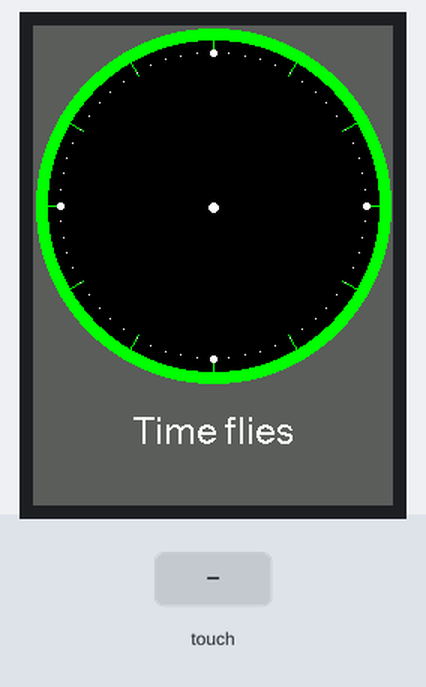
The program below on a simulated ESP32. On the bench: 240×320 colour display. Inputs (shaded band) come from the test bench. What the program prints to the serial monitor is not drawn.

Above: at 0.4 s.
At 1.9 s:
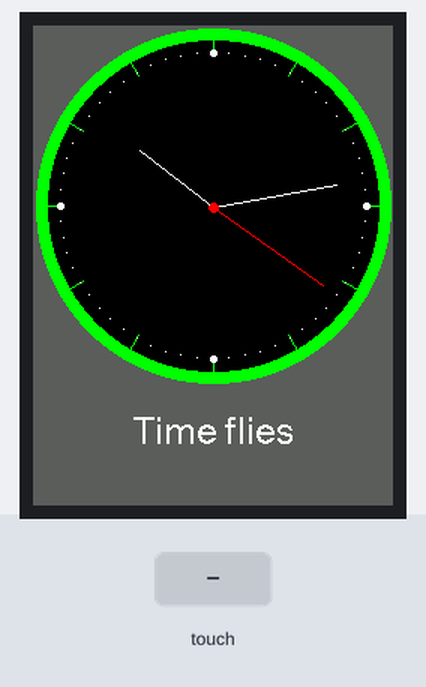
2.0 s: touch panel pressed at 13 % / 10 % of its raw x / y range
At 2.7 s:
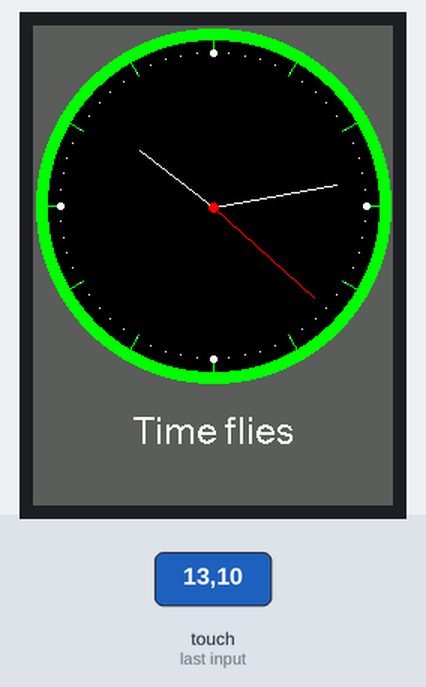
Timing chart, 0 to 5.0 s (numbered marks = the images above; inputs shaded):
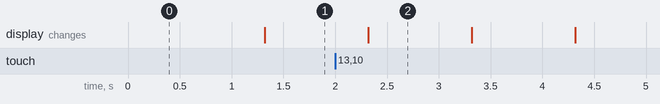

The program:

main.cpp
```cpp
/*
 An example analogue clock using a TFT LCD screen to show the time
 use of some of the drawing commands with the library.
 For a more accurate clock, it would be better to use the RTClib library.
 But this is just a demo.

 This sketch uses font 4 only.
 Make sure all the display driver and pin connections are correct by
 editing the User_Setup.h file in the TFT_eSPI library folder.
 #########################################################################
 ###### DON'T FORGET TO UPDATE THE User_Setup.h FILE IN THE LIBRARY ######
 #########################################################################

 Based on a sketch by Gilchrist 6/2/2014 1.0
 */

#include <SPI.h>
#include <TFT_eSPI.h> // Hardware-specific library
#include <TouchScreen.h>

#define MINPRESSURE 10
#define MAXPRESSURE 40000

#define TFT_GREY 0x5AEB

TFT_eSPI tft = TFT_eSPI();       // Invoke custom library

float sx = 0, sy = 1, mx = 1, my = 0, hx = -1, hy = 0;    // Saved H, M, S x & y multipliers
float sdeg=0, mdeg=0, hdeg=0;
uint16_t osx=120, osy=120, omx=120, omy=120, ohx=120, ohy=120;  // Saved H, M, S x & y coords
uint16_t x0=0, x1=0, yy0=0, yy1=0;
uint32_t targetTime = 0;                    // for next 1 second timeout

static uint8_t conv2d(const char* p); // Forward declaration needed for IDE 1.6.x
uint8_t hh=conv2d(__TIME__), mm=conv2d(__TIME__+3), ss=conv2d(__TIME__+6);  // Get H, M, S from compile time

bool initial = 1;
//for tounch screen
const int XP = 27, XM = 15, YP = 4, YM = 14; //ID=0x9341
const int TS_LEFT = 380, TS_RT = -2700, TS_TOP = -2500, TS_BOT = 520;
TouchScreen ts = TouchScreen(XP, YP, XM, YM, 300);
int pixel_x, pixel_y;     //Touch_getXY() updates global vars

bool Touch_getXY(void)
{
    TSPoint p = ts.getPoint();
     p.z=abs(p.z);

     if(!(p.z)==0)
     {
      Serial.println(p.z);


        Serial.print("pixel_x:");
        Serial.print(p.x);
        Serial.print(", pixel_y:");
        Serial.println(p.y);
}

    bool pressed = (p.z>0 && p.y < 700);

    if (pressed)
    {
    pinMode(YP, OUTPUT);      //restore shared pins
    pinMode(XM, OUTPUT);

        pixel_x = map(p.x, TS_LEFT, TS_RT, 0, tft.width()); //.kbv makes sense to me
        pixel_y = map(p.y, TS_TOP, TS_BOT, 0, tft.height());

        Serial.print("pixel_x:");
        Serial.print(pixel_x);
        Serial.print(", pixel_y:");
        Serial.println(pixel_y);

        p.z=0;

    }
    return pressed;

}

void setup(void) {
  Serial.begin(115200);
  tft.init();
  tft.setRotation(0);

  //tft.fillScreen(TFT_BLACK);
  //tft.fillScreen(TFT_RED);
  //tft.fillScreen(TFT_GREEN);
  //tft.fillScreen(TFT_BLUE);
  //tft.fillScreen(TFT_BLACK);
  tft.fillScreen(TFT_GREY);

  tft.setTextColor(TFT_WHITE, TFT_GREY);  // Adding a background colour erases previous text automatically

  // Draw clock face
  tft.fillCircle(120, 120, 118, TFT_GREEN);
  tft.fillCircle(120, 120, 110, TFT_BLACK);

  // Draw 12 lines
  for(int i = 0; i<360; i+= 30) {
    sx = cos((i-90)*0.0174532925);
    sy = sin((i-90)*0.0174532925);
    x0 = sx*114+120;
    yy0 = sy*114+120;
    x1 = sx*100+120;
    yy1 = sy*100+120;

    tft.drawLine(x0, yy0, x1, yy1, TFT_GREEN);
  }

  // Draw 60 dots
  for(int i = 0; i<360; i+= 6) {
    sx = cos((i-90)*0.0174532925);
    sy = sin((i-90)*0.0174532925);
    x0 = sx*102+120;
    yy0 = sy*102+120;
    // Draw minute markers
    tft.drawPixel(x0, yy0, TFT_WHITE);

    // Draw main quadrant dots
    if(i==0 || i==180) tft.fillCircle(x0, yy0, 2, TFT_WHITE);
    if(i==90 || i==270) tft.fillCircle(x0, yy0, 2, TFT_WHITE);
  }

  tft.fillCircle(120, 121, 3, TFT_WHITE);

  // Draw text at position 120,260 using fonts 4
  // Only font numbers 2,4,6,7 are valid. Font 6 only contains characters [space] 0 1 2 3 4 5 6 7 8 9 : . - a p m
  // Font 7 is a 7 segment font and only contains characters [space] 0 1 2 3 4 5 6 7 8 9 : .
  tft.drawCentreString("Time flies",120,260,4);

  targetTime = millis() + 1000;
}

void loop() {
  if (targetTime < millis()) {
    targetTime += 1000;
    ss++;              // Advance second
    if (ss==60) {
      ss=0;
      mm++;            // Advance minute
      if(mm>59) {
        mm=0;
        hh++;          // Advance hour
        if (hh>23) {
          hh=0;
        }
      }
    }

    // Pre-compute hand degrees, x & y coords for a fast screen update
    sdeg = ss*6;                  // 0-59 -> 0-354
    mdeg = mm*6+sdeg*0.01666667;  // 0-59 -> 0-360 - includes seconds
    hdeg = hh*30+mdeg*0.0833333;  // 0-11 -> 0-360 - includes minutes and seconds
    hx = cos((hdeg-90)*0.0174532925);
    hy = sin((hdeg-90)*0.0174532925);
    mx = cos((mdeg-90)*0.0174532925);
    my = sin((mdeg-90)*0.0174532925);
    sx = cos((sdeg-90)*0.0174532925);
    sy = sin((sdeg-90)*0.0174532925);

    if (ss==0 || initial) {
      initial = 0;
      // Erase hour and minute hand positions every minute
      tft.drawLine(ohx, ohy, 120, 121, TFT_BLACK);
      ohx = hx*62+121;
      ohy = hy*62+121;
      tft.drawLine(omx, omy, 120, 121, TFT_BLACK);
      omx = mx*84+120;
      omy = my*84+121;
    }

      // Redraw new hand positions, hour and minute hands not erased here to avoid flicker
      tft.drawLine(osx, osy, 120, 121, TFT_BLACK);
      osx = sx*90+121;
      osy = sy*90+121;
      tft.drawLine(osx, osy, 120, 121, TFT_RED);
      tft.drawLine(ohx, ohy, 120, 121, TFT_WHITE);
      tft.drawLine(omx, omy, 120, 121, TFT_WHITE);
      tft.drawLine(osx, osy, 120, 121, TFT_RED);

    tft.fillCircle(120, 121, 3, TFT_RED);
  }

  // Serial.print(" x= ");
  // Serial.print(pixel_x);
  // Serial.print(" y = ");
  // Serial.print(pixel_y);
  bool down = Touch_getXY();

}

static uint8_t conv2d(const char* p) {
  uint8_t v = 0;
  if ('0' <= *p && *p <= '9')
    v = *p - '0';
  return 10 * v + *++p - '0';
}
```

Measured:
- what the display in image 2 shows lasts 1.0 s, from 2.3 s to 3.3 s
